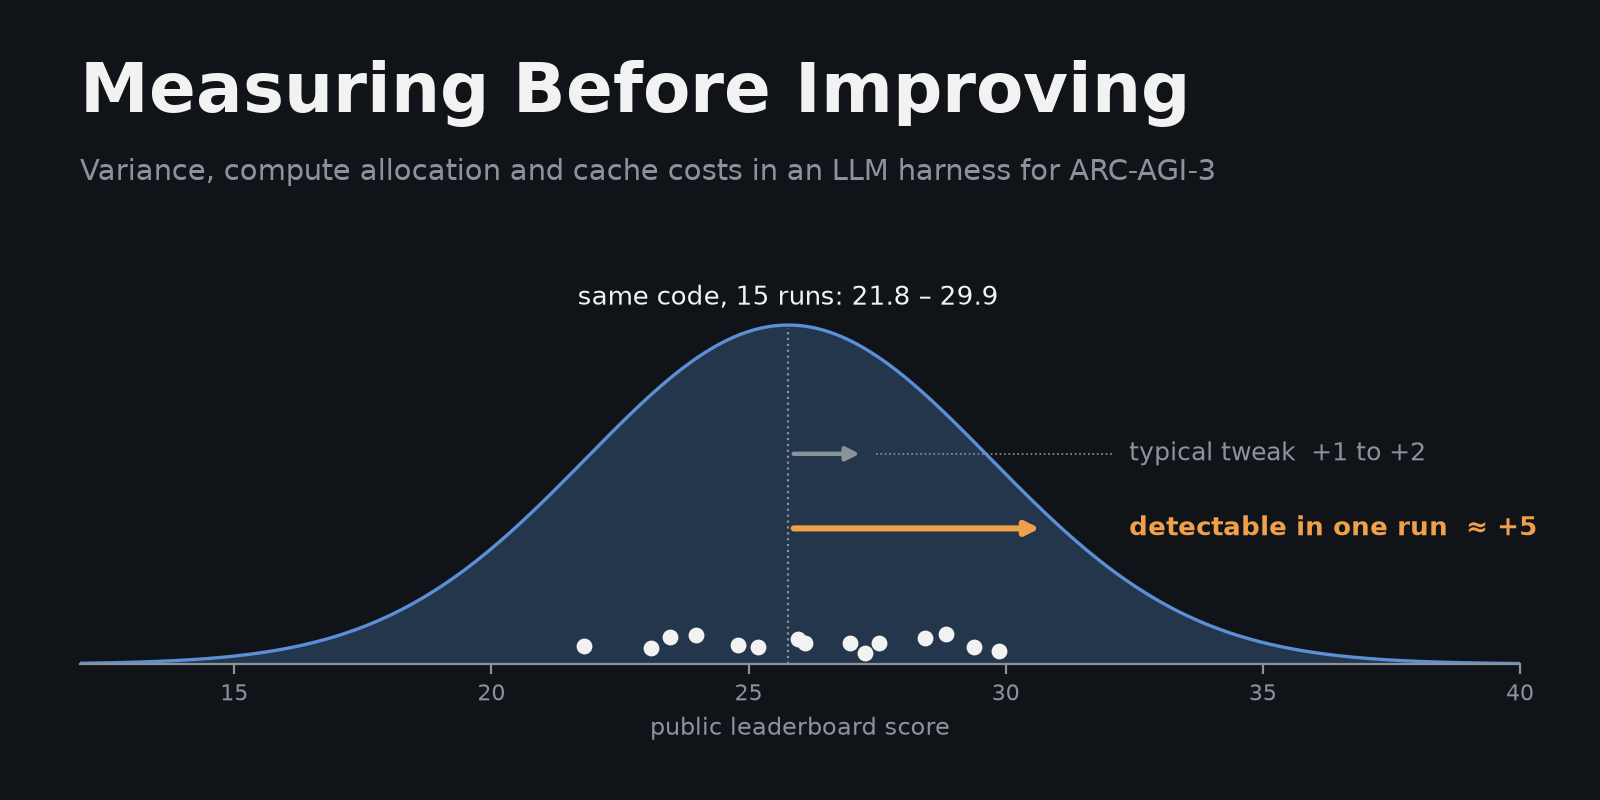

The Python source for this figure:
"""Cover image for the Kaggle Writeup (2:1, 1600x800).

Message: identical code spreads over ~8 points, most published tweaks are worth 1-2, so measure first.
"""
import numpy as np, matplotlib
matplotlib.use("Agg")
import matplotlib.pyplot as plt

base = [26.10, 28.84, 29.86, 23.98, 25.18, 24.80, 23.47, 21.80, 27.54, 27.26,
        25.96, 26.98, 29.39, 28.44, 23.11]
mu, sd = 25.77, 3.93                                    # public copies (Son Pham)

BG, FG, MUTED, ACC, BLUE = "#101418", "#f2f2f2", "#8a939c", "#f0a04b", "#5b8fd6"
fig = plt.figure(figsize=(8, 4), dpi=200, facecolor=BG)

fig.text(0.05, 0.86, "Measuring Before Improving", color=FG, fontsize=25, weight="bold")
fig.text(0.05, 0.775, "Variance, compute allocation and cache costs in an LLM harness for ARC-AGI-3",
         color=MUTED, fontsize=10.5)

ax = fig.add_axes([0.05, 0.17, 0.9, 0.5], facecolor=BG)
xs = np.linspace(12, 40, 400)
ax.fill_between(xs, 0, np.exp(-0.5 * ((xs - mu) / sd) ** 2), color=BLUE, alpha=0.28, lw=0)
ax.plot(xs, np.exp(-0.5 * ((xs - mu) / sd) ** 2), color=BLUE, lw=1.2)
rng = np.random.default_rng(1)
ax.scatter(base, 0.06 + rng.uniform(-0.03, 0.03, len(base)), s=22, color=FG, zorder=3)
ax.text(mu, 1.06, "same code, 15 runs: 21.8 – 29.9", color=FG, fontsize=9.5, ha="center",
        bbox=dict(facecolor=BG, edgecolor="none", pad=1.5))

# a typical published tweak vs the smallest effect one run can see
y1, y2 = 0.62, 0.40
ax.annotate("", xy=(mu + 1.5, y1), xytext=(mu, y1),
            arrowprops=dict(arrowstyle="-|>", color=MUTED, lw=1.6))
ax.text(32.4, y1, "typical tweak  +1 to +2", color=MUTED, fontsize=9, va="center")
ax.plot([mu + 1.7, 32.1], [y1, y1], color=MUTED, lw=0.6, ls=":")
ax.annotate("", xy=(mu + 5, y2), xytext=(mu, y2),
            arrowprops=dict(arrowstyle="-|>", color=ACC, lw=2.2))
ax.text(32.4, y2, "detectable in one run  ≈ +5", color=ACC, fontsize=9.5, va="center", weight="bold")
ax.axvline(mu, ymin=0, ymax=0.84, color=MUTED, lw=0.8, ls=":")

ax.set_xlim(12, 40)
ax.set_ylim(0, 1.18)
ax.set_yticks([])
for s in ("top", "right", "left"):
    ax.spines[s].set_visible(False)
ax.spines["bottom"].set_color(MUTED)
ax.tick_params(colors=MUTED, labelsize=8)
ax.set_xlabel("public leaderboard score", color=MUTED, fontsize=8.5)

fig.savefig("cover.png", facecolor=BG)
